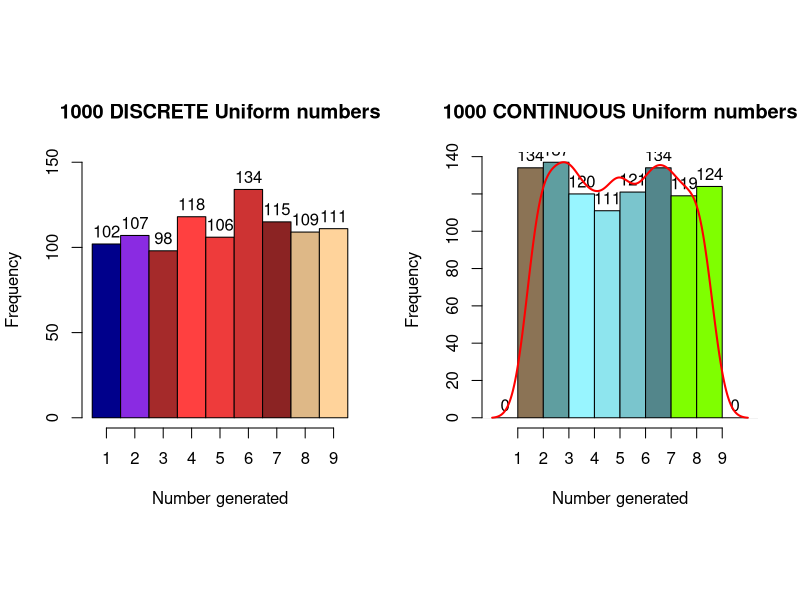

Source code (R):
# Simulating numbers according to UNIFORM distributions
#
par(mfrow=c(1,2))
par(pty="s")

# Number of numbers to generate
numGen <- 1000 

# Let's begin with a  DISCRETE distribution
# We generate nos. between 1 and 9
numDisc <- sample(1:9, numGen, replace=TRUE)

mp <- hist(numDisc,
           main="1000 DISCRETE Uniform numbers",
           breaks=c(1:10),
           labels=TRUE,
           right=FALSE,
           xlab="Number generated",
           xlim=c(1,10),
           ylim=c(0,round(numGen*0.15)),
           xaxt="n", # Inhibit default x axis
           col=colors()[30:39])

# Now draw a "good" x axis with labels center justified
xLabels <- as.character(c(1:9))
axis(side=1, 
     xLabels, 
     at=mp$mids)

# Next, we move to a  CONTINUOUS distribution
numCont <- runif(numGen, 
                 min=1, 
                 max=9)

mp <- hist(numCont,
           main="1000 CONTINUOUS Uniform numbers",
           breaks=c(0:10),
           labels=TRUE,
           right=FALSE,
           xlab="Number generated",
           xlim=c(0,10),
           #ylim=c(0,round(numGen*0.15)),
           xaxt="n", # Inhibit default x axis
           col=colors()[40:50])

# Again draw a "good" x axis with labels center justified
xLabels <- as.character(c(1:9))
axis(side=1, 
     xLabels)

# Lay on the density curve
par(new=TRUE)
plot(density(numCont),
     axes=FALSE,
     ann=FALSE,
     lwd=2,
     col="red")

